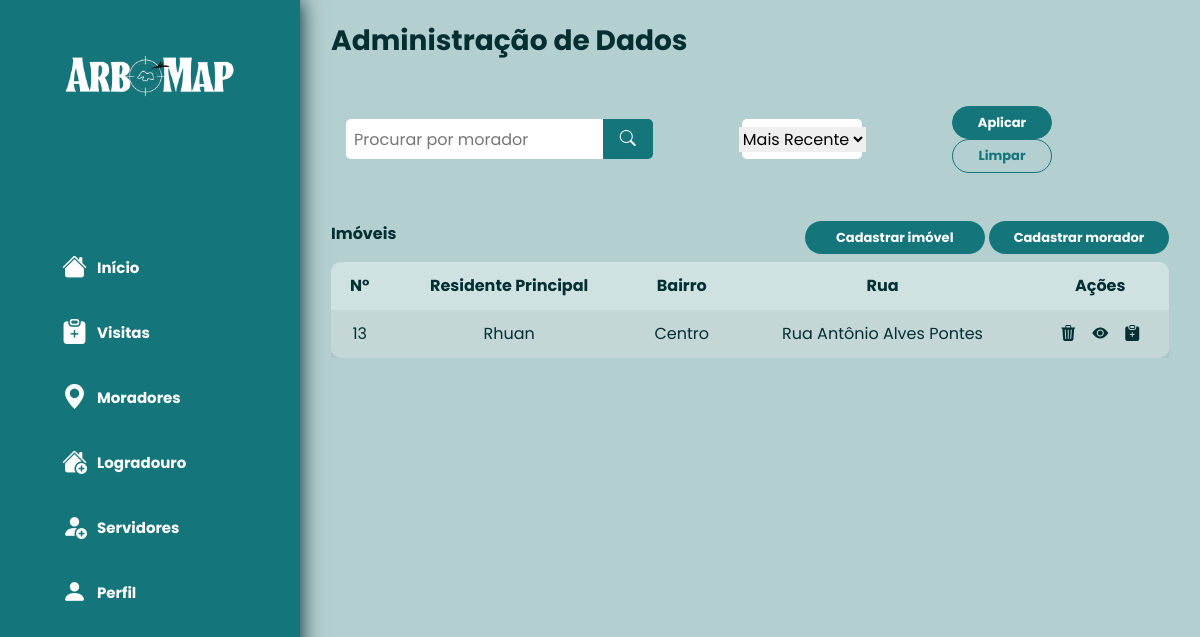
The app's page /filtro_moradores/, older data.
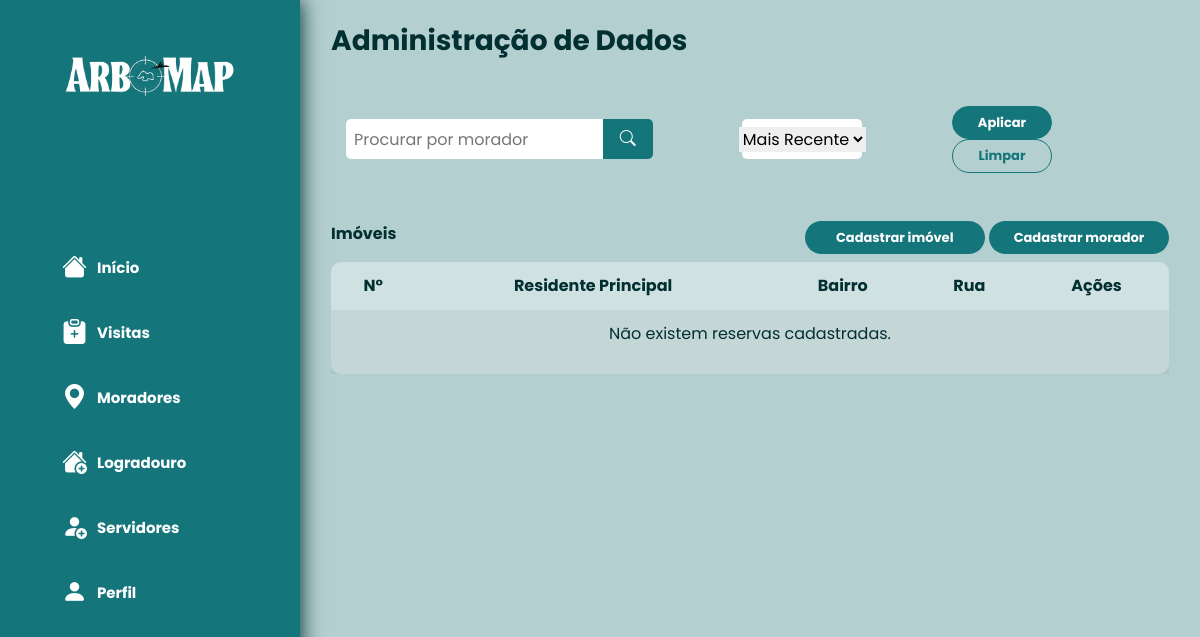
The same page, newer data.
### imovel/models.py (models this page shows, shortened)
class Imovel (models.Model):
    tipo_propriedade = models.CharField(max_length=MEDIUM_CHAR_FIELD_NAME_LENGTH, choices=TIPO_PROPRIEDADE)
    morador = models.ForeignKey(Morador, on_delete=models.CASCADE)
    rua = models.ForeignKey(Rua,on_delete=models.CASCADE)
    bairro = models.ForeignKey(Bairro,on_delete=models.CASCADE)
    numero = models.CharField(max_length=MEDIUM_CHAR_FIELD_NAME_LENGTH)
    referencia = models.CharField(max_length=MEDIUM_CHAR_FIELD_NAME_LENGTH)
    reservatorio = models.CharField(max_length=MEDIUM_CHAR_FIELD_NAME_LENGTH)
    quantidade = models.IntegerField()
    data_adicao = models.DateTimeField(auto_now_add=True)

### morador/models.py (models this page shows, shortened)
class Morador (models.Model):
    nome = models.CharField(max_length=MAX_CHAR_FIELD_NAME_LENGTH)
    email = models.EmailField()
    data_nascimento = models.DateField()
    sus = models.CharField(max_length=SMALL_CHAR_FIELD_NAME_LENGTH)
    cpf = models.CharField(max_length=SMALL_CHAR_FIELD_NAME_LENGTH)
    genero = models.CharField(max_length=MEDIUM_CHAR_FIELD_NAME_LENGTH, choices=TIPO_GENERO)
    telefone = models.CharField(max_length=SMALL_CHAR_FIELD_NAME_LENGTH)
    data_adicao = models.DateTimeField(auto_now_add=True)

### bairro/models.py (models this page shows)
class Bairro (models.Model):
    nome = models.CharField(max_length=MAX_CHAR_FIELD_NAME_LENGTH)
    data_adicao = models.DateTimeField(auto_now_add=True)
    def __str__(self):
        return f"{self.nome}"

### rua/models.py (models this page shows, shortened)
class Rua (models.Model):
    nome = models.CharField(max_length=MAX_CHAR_FIELD_NAME_LENGTH)
    tipo_rua = models.CharField(max_length=MEDIUM_CHAR_FIELD_NAME_LENGTH, choices=TIPO_RUA)
    bairro = models.ForeignKey(Bairro,on_delete=models.CASCADE)
    data_adicao = models.DateTimeField(auto_now_add=True)

### imovel/views.py (the view)
# urls.py: path('filtro_moradores/', filtro_moradores, name='filtro_moradores'),
def filtro_moradores(request):
    termo_morador = request.GET.get('termo_morador', '')
    ordenacao = request.GET.get('ordenacao', 'mais_recente')  # Padrão para ordenação mais recente
    if ordenacao == 'mais_antigo':
        moradores = Imovel.objects.order_by('data_adicao')
    else:
        moradores = Imovel.objects.order_by('-data_adicao')
    if termo_morador:
        moradores = moradores.filter(morador__icontains=termo_morador)
    return render(request, 'imovel/filter_imovel.html', {
        'moradores': moradores,
        'termo_morador': termo_morador,
        'ordenacao': ordenacao,
    })

### imovel/templates/imovel/filter_imovel.html (shortened to what the changed rows need)
{% extends 'base.html' %}
{% block content %}
  <div class="mt-2">
    <div class="table-responsive">
      <table class="table table-striped table-borderless">
        <thead>
          <tr class="text-center">
            <th scope="col">N°</th>
            <th scope="col">Residente Principal</th>
            <th scope="col">Bairro</th>
            <th scope="col">Rua</th>
            <th scope="col">Ações</th>
          </tr>
        </thead>
        <tbody>
          {% for morador in moradores %}
            <tr class="text-center">
              <td>{{ morador.numero }}</td>
              <td>
                <a style="text-decoration: none; color:#022F32" href="{% url 'visitas' %}">{{ morador.morador.nome }}</a>
              </td>
              <td>{{ morador.bairro }}</td>
              <td>{{ morador.rua.nome }}</td>
              <td>
                <div class="d-flex justify-content-center">
                  <a href="{% url 'imovel_remover' morador.pk %}" class="mr-3"><i class="bi bi-trash3-fill" id="tableicon"></i></a>
                  <a href="{% url 'imovel_editar' morador.pk %}" class="mr-3"><i class="bi bi-eye-fill" id="tableicon"></i></a>
                  <a href="{% url 'visitas' %}"><i class="bi bi-clipboard-plus-fill" id="tableicon"></i></a>
                </div>
              </td>
            </tr>
            {% empty %}
            <tr class="text-center">
              <td colspan="5">
                <p>Não existem reservas cadastradas.</p>
              </td>
            </tr>
          {% endfor %}
        </tbody>
      </table>
    </div>
  </div>
{% endblock %}

Row changes from the older to the newer data that the page shows:
removed Imovel: numero "13", morador.nome "Rhuan", bairro "Centro", rua.nome "Rua Antônio Alves Pontes"
Text that changed along with them:
text now shown: "Não existem reservas cadastradas."
